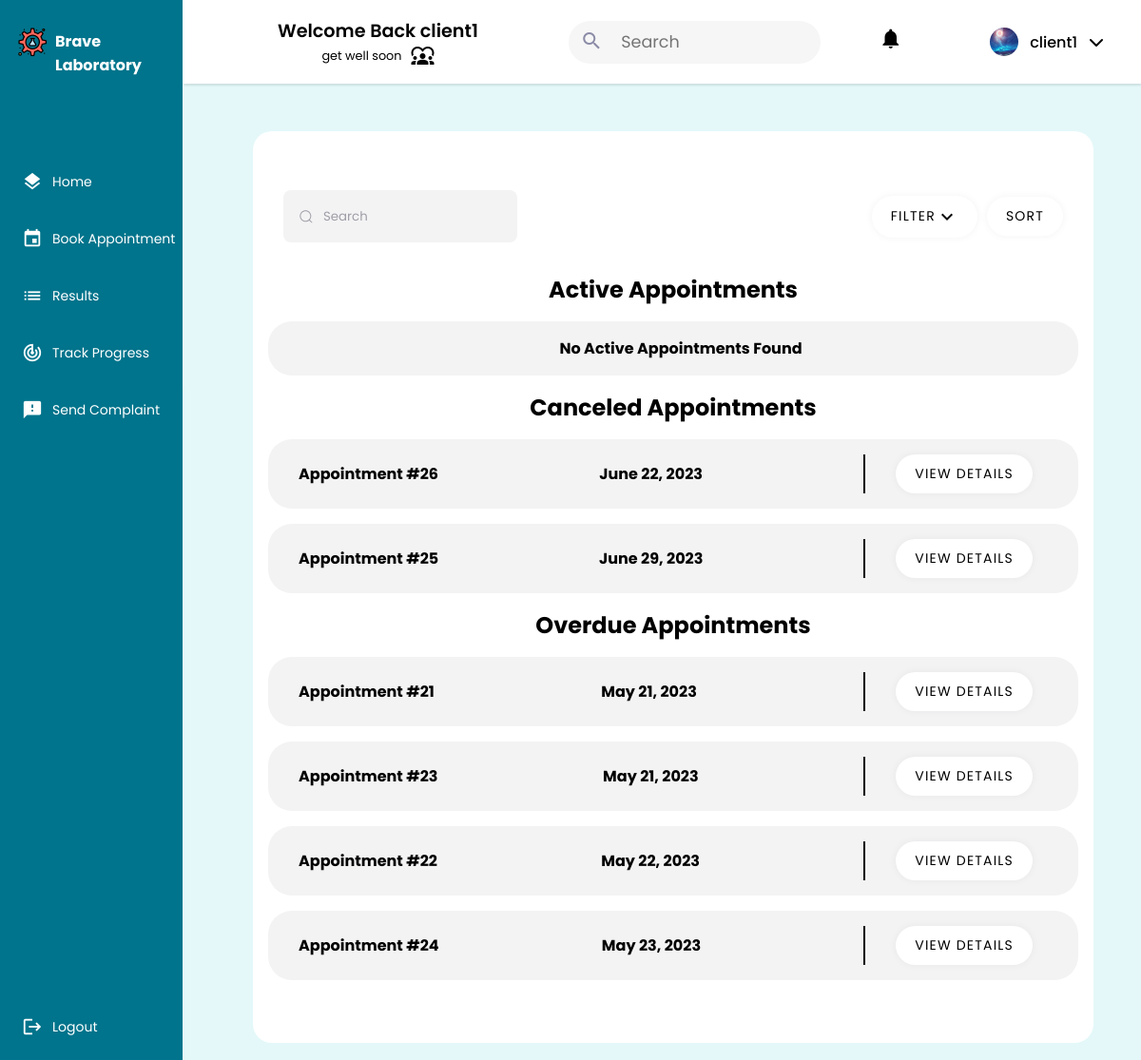
The app's page /client/ (signed in), older data.
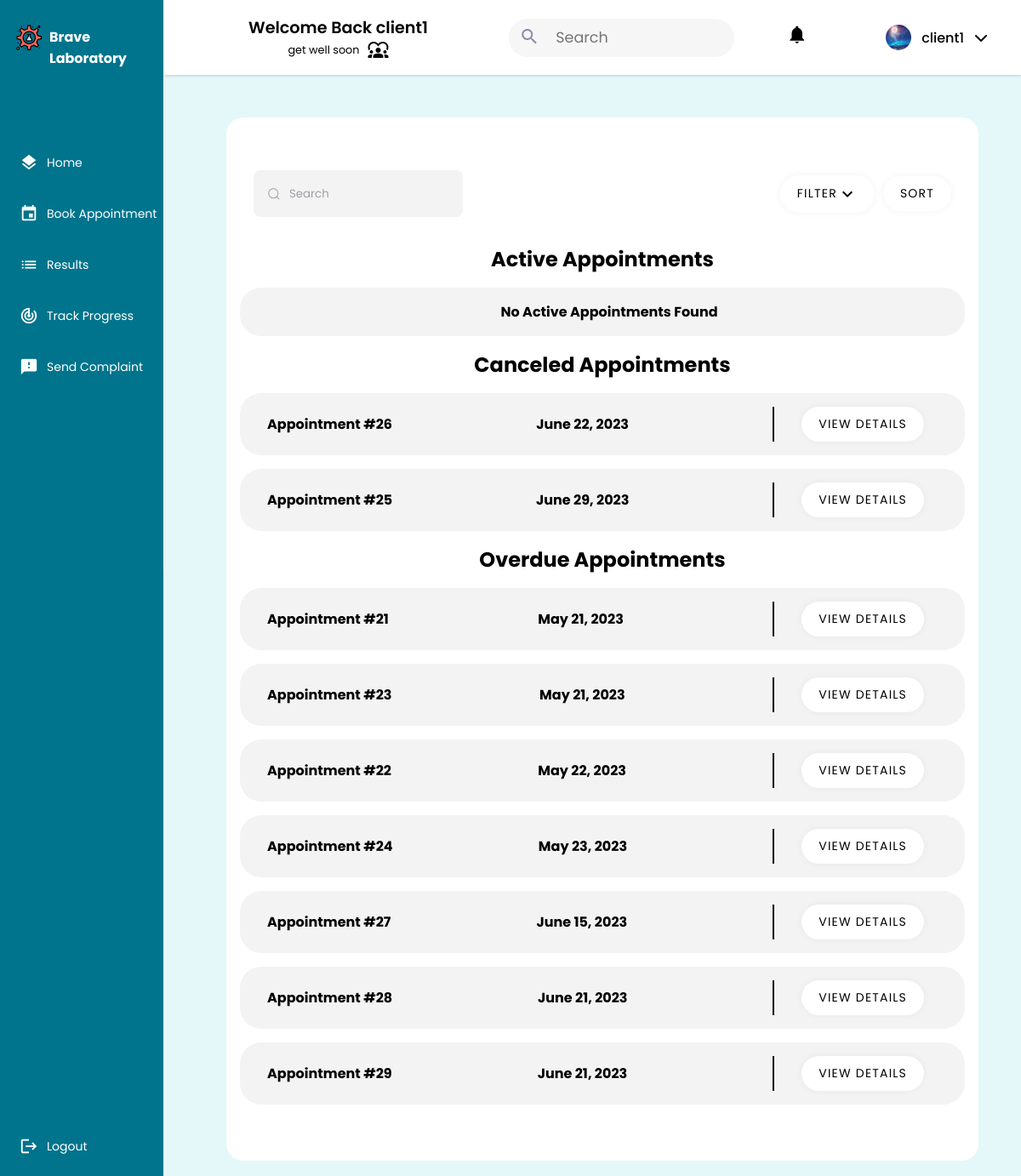
The same page, newer data.
### client/models.py (models this page shows, shortened)
class Client(models.Model):
    GENDERS =[
        ('M','Male'),
        ('F','Female')
    ]
    user = models.OneToOneField(User, primary_key = True, on_delete=models.CASCADE)
    phone_number = models.CharField(max_length=10,validators=[phone_regex])
    gender = models.CharField(max_length = 1 ,choices = GENDERS)
    address = models.CharField(max_length=50)
    policy = models.BooleanField(default = False)
    profile_pic = models.ImageField(default="default.png", upload_to="profile_pics")
    date_of_birth = models.DateField(default='2003-03-08')
    tests_made = models.PositiveIntegerField(default=0)
    class Meta():
        db_table = 'auth_client'

### main_home/models.py (models this page shows, shortened)
class Appointment(models.Model):
    PRE_PAY = 'PP'
    ON_RECEIVE = 'OR'
    PAYMENT_CHOICES = [
        (PRE_PAY, 'Pre-Pay'),
        (ON_RECEIVE, 'On-Receive'),
    ]
    UPCOMING = 'Upcoming'
    TOMORROW = 'Tommorow'
    TODAY = 'Today'
    OVERDUE = 'Overdue'
    STATUS_CHOICES = [
        (UPCOMING, 'Upcoming'),
        (TOMORROW, 'Tommorow'),
        (TODAY, 'Today'),
        (OVERDUE, 'Overdue'),
    ]
    client = models.ForeignKey(Client, on_delete=models.CASCADE)
    tests_requested = models.ManyToManyField(TestOffered)
    date = models.DateField(validators=[validate_date_not_past])
    description = models.CharField(max_length=1000,blank=True)
    document = models.ImageField(null=True,blank=True,upload_to='medical_documents')
    total_price = models.DecimalField(max_digits=10, decimal_places=2)
    payment_option = models.CharField(max_length=2, choices=PAYMENT_CHOICES,default="OR")
    payment_status = models.BooleanField(default=False)
    arrived = models.BooleanField(default=False)
    cancelled = models.BooleanField(default=False)
    performed = models.BooleanField(default=False)
    class Meta:
        db_table = 'appointment'
    @property
    def status(self):
        today = timezone.now().date()
        if self.date > today:
            return self.UPCOMING
        elif self.date == today:
            return self.TODAY
        elif self.date == today + timezone.timedelta(days=1):
            return self.TOMORROW
        else:
            return self.OVERDUE

### client/views.py (the view)
# urls.py: path("",views.client_home,name="client"),
@login_required
@permission_required('client.view_client', raise_exception=True)
def client_home(request):
    appointments = Appointment.objects.filter(client=request.user.client).order_by('date')
    active_appointments = []
    canceled_appointments = []
    overdue_appointments = []
    for appointment in appointments:
        if appointment.cancelled:
            canceled_appointments.append(appointment)
        elif appointment.status == appointment.OVERDUE:
            overdue_appointments.append(appointment)
        else:
            active_appointments.append(appointment)
    context = {
        'active_appointments': active_appointments,
        'canceled_appointments': canceled_appointments,
        'overdue_appointments': overdue_appointments,
    }
    return render(request,'client/client.html',context)

### client/templates/client/client.html (shortened to what this page needs)
{% extends 'main_home/actors_base.html' %}
{% load static %}
{% block css_2 %}
<link rel="stylesheet" href="{% static 'css/ap_list.css' %}">
{% endblock css_2 %}
{% block main %}
    <div class="Container">
        <div class="header ">
            <div class="Search">
                    <input placeholder="Search" type="search" class="input">
            </div>
            <div class="nurse">
                <button class="list-button filter">Filter<span class="material-icons">expand_more</span></button>
            <button class="list-button">Sort</button>
            </div>
        </div>
        <h2>Active Appointments</h2>
        {% if active_appointments %}
        <div>
          <ul class="lists">
              {% for appointment in active_appointments %}
                <li class="app1">
                    <span><strong>Appointment #{{ appointment.id }}</strong></span>
                    <span><strong>{{ appointment.date }}</strong></span>
                    <div class="buttons">
                        <button class="list-button"><a class="list-links" href="{% url 'client_appointment_detail' appointment.id %}">View Details</a></button>
                    </div>
                </li>
              {% endfor %}
            </ul>
          </div>
        {% else %}
        <div>
          <ul class="lists">
              <li class="app1 empty">
                  <span><strong>No Active Appointments Found</strong></span>
              </li>
          </ul>
        </div>
        {% endif %}
      <h2>Canceled Appointments</h2>
      {% if canceled_appointments %}
      <div>
        <ul class="lists">
            {% for appointment in canceled_appointments %}
              <li class="app1">
                  <span><strong>Appointment #{{ appointment.id }}</strong></span>
                  <span><strong>{{ appointment.date }}</strong></span>
                  <div class="buttons">
                      <button class="list-button"><a class="list-links" href="{% url 'client_appointment_detail' appointment.id %}">View Details</a></button>
                  </div>
              </li>
            {% endfor %}
          </ul>
      </div>
      {% endif %}
      <h2>Overdue Appointments</h2>
      {% if overdue_appointments %}
      <div>
        <ul class="lists">
            {% for appointment in overdue_appointments %}
              <li class="app1">
                  <span><strong>Appointment #{{ appointment.id }}</strong></span>
                  <span><strong>{{ appointment.date }}</strong></span>
                  <div class="buttons">
                      <button class="list-button"><a class="list-links" href="{% url 'client_appointment_detail' appointment.id %}">View Details</a></button>
                  </div>
              </li>
            {% endfor %}
          </ul>
        </div>
      {% endif %}
    </div>
    </div>
{% endblock main %}
{% block sidebar %}
    <li><a href={% url 'client' %}><span class="material-icons X">layers</span><span class="nav-item">Home</span></a></li>
    <li><a href={% url 'client_appointment_book' %}><span class="material-icons X">event</span><span class="nav-item">Book Appointment</span></a></li>
    <li><a href={% url 'client_result_list' %}><span class="material-icons X">list</span><span class="nav-item">Results</span></a></li>
    <li><a href={% url 'client_request_list' %}><span class="material-icons X">track_changes</span><span class="nav-item">Track Progress</span></a></li>
    <li><a href={% url 'create_complaint' %}><span class="material-icons X">feedback</span><span class="nav-item">Send Complaint</span></a></li>
{% endblock sidebar %}

### main_home/templates/main_home/actors_base.html (shortened to what this page needs)
{% extends 'main_home/base.html' %}
{% load static %}
{% block css %}
        <link rel="stylesheet" href="https://cdnjs.cloudflare.com/ajax/libs/font-awesome/6.4.0/css/all.min.css">
        <link rel="stylesheet" href="{% static 'css/actors.css' %}" />
{% endblock css %}
{% block content %}
    <div class="container">
        <header>
            <div class="wlc">
                <h1>Welcome Back {{user.username}}</h1>
                <p>get well soon  <span class="material-icons">diversity_1</span></p>
            </div>
            <div class="Left">
                <div class="search">
                    <form class="search-bar">
                        <button>
                            <span class="material-icons search-icon">
                                </span>
                        </button>
                        <input class="search-bar-input" placeholder="Search" required="" type="text">
                    </form>
                </div>
                <ul class="DROPS">
                    {% if user.groups.first.name == 'client' %}
                    <li><a href="#"><span class="material-icons notifications">notifications</span></a></li>
                    <li class="profile-header"><a class="profile-pic-container" onclick="showElement()"><img class="profile-pic" alt="profile_pic" src="{{ user.client.profile_pic.url }}"></img><span>{{user.username}}</span><i class="fa-solid fa-chevron-down"></i></a>
                    {% endif %}
                        </li>
                    </ul>
                </div>
        </header>
        <div class="Main">
            {% block main %}{% endblock main %}
        </div>
    <div class="nav-header">
        <a class="logo" href="{% url user.groups.first.name %}">
            <img alt='logo' src="{% static 'img/logo.png' %}">
            <span><strong>Brave Laboratory</strong></span>
        </a>
    </div>
    <nav>
        <ul>
            {% block sidebar %}{% endblock sidebar %}
            <li class="end">
                <a href='{% url 'logout' %}'>
                    <span class="material-icons emoji">logout</span>
                    <span class="nav-item">Logout</span>
                </a>
            </li>
        </ul>
    </nav>
{% endblock content %}

### main_home/templates/main_home/base.html (shortened to what this page needs)
{% load static %}
<!DOCTYPE html>
<html lang="en">
<head>
    {% block css %}{% endblock css %}
    {% block css_2 %}{% endblock css_2 %}
</head>
<body>
    {% block content %}{% endblock content %}
</body>
</html>

### static/css/actors.css (style rules this page uses)
* { font-family: 'Poppins', sans-serif; margin: 0; padding: 0; }
body { background-color: #abe9ef51; }
ul { list-style-type: none; }
.container { text-align: center; float: right; width: 100%; height: 90vh; }
header { position: fixed; top: 0; left: 0; right: 0; z-index: 1; width: 84vw; height: 11vh; background-color: rgb(255, 255, 255); display: flex; align-items: center; justify-content: space-between; margin-left: auto; box-shadow: 0px 2px 2px rgba(0, 0, 0, 0.1); }
.Main { display: flex; justify-content: center; margin-top: 15vh; margin-left: 18vw; width: calc(100% - 18vw); padding-top: 1.5%; padding-bottom: 1.5%; }
.Container { font-size: 16px; width: calc(100% - 100px); border-radius: 20px; background-color: white; padding-top: 30px; padding-bottom: 50px; }
.wlc { margin-left: 100px; }
.wlc h1 { font-size: 1.2rem; }
.wlc p { display: flex; align-items: center; justify-content: center; font-size: 0.8rem; gap: 10px; }
.Left { float: right; display: flex; align-items: center; flex-direction: row; justify-content: space-between; gap: 40px; }
.DROPS { display: flex; align-items: center; justify-content: center; flex-direction: row; margin-right: 1.5vw; gap: 50px; }
.DROPS a { width: auto; height: auto; padding: 50px; text-decoration: none; color: black; padding: 1px; }
.DROPS li { padding: 20px; list-style: none; }
.DROPS .profile-header { width: auto; border-radius: 30px; height: 20px; display: flex; justify-content: center; align-items: center; }
.DROPS li .notifications { font-size: 25px; }
.nav-header { position: fixed; left: 0; z-index: 1; top: 0; bottom: 89vh; background-color: #00748c ; width: 16vw; overflow: hidden; box-shadow: 0px 4px 4px rgb(255, 255, 255); }
.nav-header a { position: relative; color: white; font-size: 14px; padding-left: 18px; width: 15vw; }
nav { position: fixed; left: 0; z-index: 1; top: 11.2vh; bottom: 0; background-color: #00748c; width: 16vw; overflow: hidden; }
.logo { display: flex; transition: all 0.5s ease; margin-top: 3.5vh; padding-right: 0 !important; width: 100%; gap: 8px; }
.logo span { font-size: 1rem; padding-top: 3px; }
.logo img { height: 32px; }
nav a { position: relative; color: white; font-size: 14px; display: table; padding-left: 20px; padding-right: 30px; width: 15vw; }
nav .material-icons { position: relative; top: 14px; font-size: 22px !important; }
nav ul { margin-top: 40%; padding-right: 5px; }
.nav-item { position: relative; top: 8px; margin-left: 10px; }
nav ul li { transition: 0.4s; margin: 3px; width: auto; margin-bottom: 10px; }
.end { position: fixed; bottom: 0; width: 15vw; margin-bottom: 10px; }
nav ul li::after { content: ''; display: block; position: relative; left: 0; width: 5px; height: 100%; }
.profile-pic { width: 30px; height: 30px; border-radius: 50%; cursor: pointer; object-fit: cover; }
header h1 { font-weight: 600; }
a { text-decoration: none; }
nav a { height: 50px; }
.search { width: 100%; position: relative; display: flex; cursor: pointer; }
.search span { font-size: 24px; }
.search-bar button { border: none; background: none; color: #8b8ba7; }
.search-bar { --timing: 0.3s; --width-of-input: 240px; --height-of-input: 45px; --border-height: 2px; --input-bg: #fff; --border-color: #2f2ee9; --border-radius: 30px; --after-border-radius: 1px; position: relative; width: var(--width-of-input); height: var(--height-of-input); display: flex; align-items: center; padding-inline: 0.8em; border-radius: var(--border-radius); transition: border-radius 0.5s ease; background: var(--input-bg, #fff); background-color: #f6f6f6; }
.search-bar-input { font-size: 1.1rem; background-color: transparent; width: 100%; height: 100%; padding-inline: 0.5em; padding-block: 0.7em; border: none; }
.search-bar:before { content: ""; position: absolute; background: var(--border-color); transform: scaleX(0); transform-origin: center; width: 100%; height: var(--border-height); left: 0; bottom: 0; border-radius: 1px; transition: transform var(--timing) ease; }
.search-bar .search-icon { margin-top: 3px; margin-right: 10px; }
.profile-pic-container { display: flex; justify-content: center; align-items: center; gap: 12px; }
.profile-pic-container i { cursor: pointer !important; }
.profile-pic-container span { font-size: 16px !important; font-weight: 500; cursor: pointer; }

Row changes from the older to the newer data that the page shows:
added Appointment: id "27", date "June 15, 2023", shown under "Overdue Appointments"
added Appointment: id "28", date "June 21, 2023", shown under "Overdue Appointments"
added Appointment: id "29", date "June 21, 2023", shown under "Overdue Appointments"
